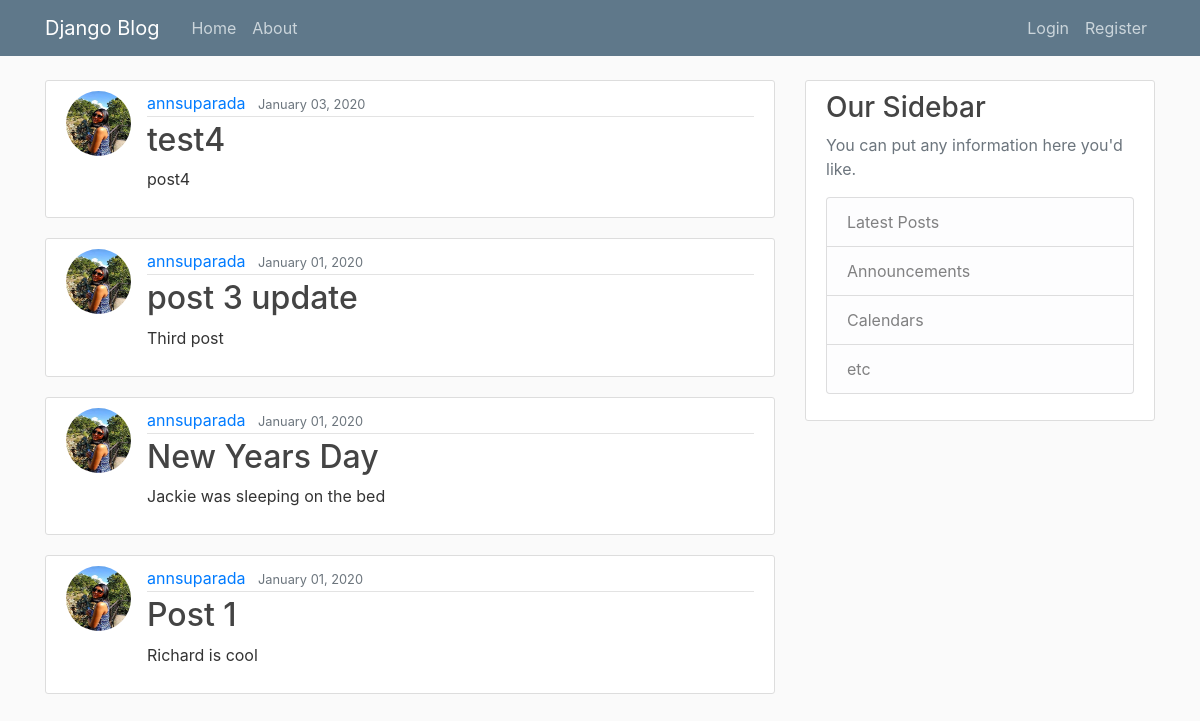
The app's page /, older data.
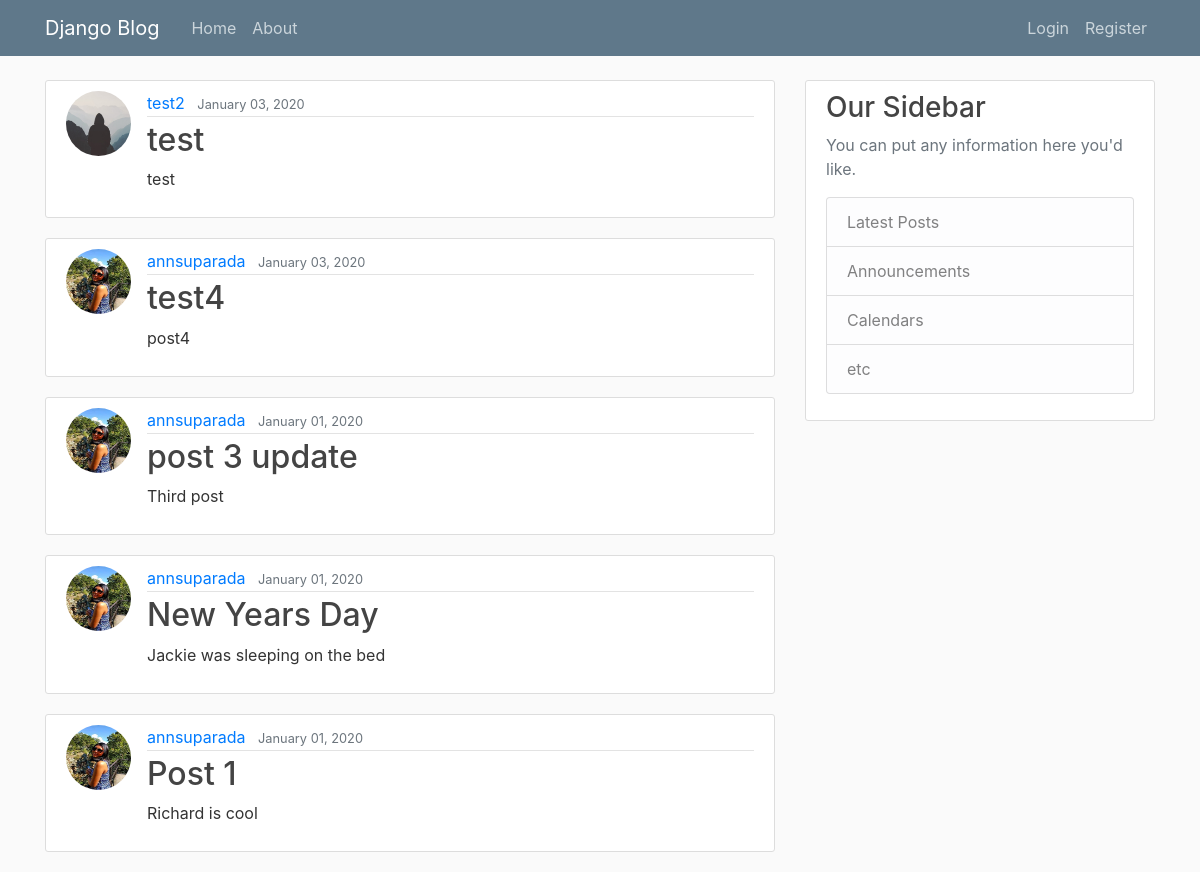
The same page, newer data.
### blog/models.py (models this page shows, shortened)
class Post(models.Model):
    title = models.CharField(max_length=100)
    content = models.TextField()
    date_post = models.DateTimeField(default=timezone.now)
    author = models.ForeignKey(User, on_delete=models.CASCADE) #if the user got deleted, post got delete as well

### users/models.py (models this page shows, shortened)
class Profile(models.Model): #inherat from User models
    user = models.OneToOneField(User, on_delete=models.CASCADE) #if user get deleted, profile got deleted too
    image = models.ImageField(default='default.jpg', upload_to='profile_pics') #upload to img directory

### blog/views.py (the view)
# urls.py: path('', PostListView.as_view(), name='blog-home'),
class PostListView(ListView):
    model = Post
    template_name = 'blog/home.html'
    context_object_name = 'posts'
    ordering = ['-date_post']

### blog/templates/blog/home.html
{% extends "blog/base.html" %}
{% block content %}
    {% for post in posts %}
    <article class="media content-section">
      <img class="rounded-circle article-img" src="{{ post.author.profile.image.url }}">
        <div class="media-body">
          <div class="article-metadata">
            <a class="mr-2" href="#">{{ post.author }}</a>
            <small class="text-muted">{{ post.date_post | date:"F d, Y" }}</small>
          </div>
          <h2><a class="article-title" href="{% url 'post-detail' post.id %}">{{ post.title }}</a></h2>
          <p class="article-content">{{ post.content }}</p>
        </div>
      </article>
    {% endfor %}
{% endblock content %}

Row changes from the older to the newer data that the page shows:
added Post: author.profile.image (placeholder picture), author "test2", date_post "January 03, 2020", title "test", content "test"
